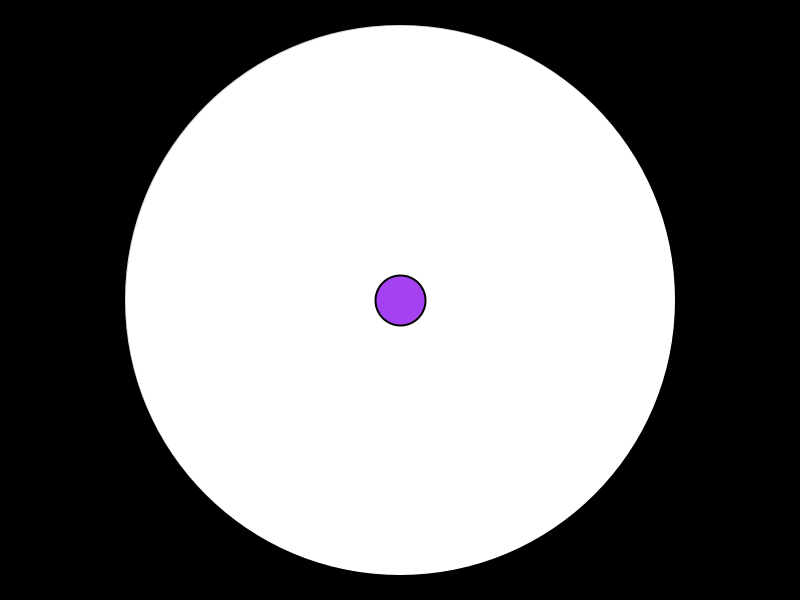
Frame 1 (no input)
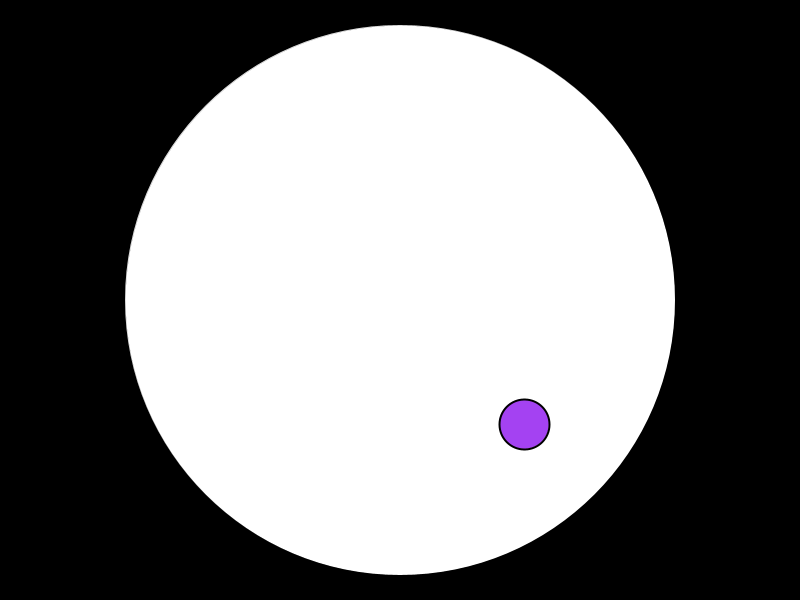
Frame 60 (the mouse pressed at the canvas centre just before this capture)
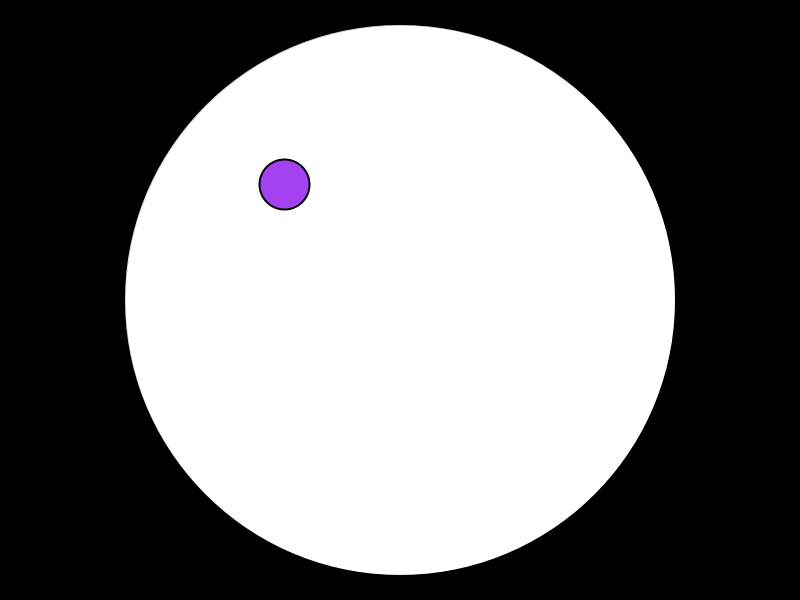
Frame 120 (the mouse held since frame 60 and released just before this capture)

The Processing sketch that drew these frames (run headless with seeded random() and noise(); from frame 60 on, the mouse is pressed at the canvas centre):

// Processing sketch: processing_183086
// ── processing_183086.pde

float pX=400;
float pY=300;
 
float vX=4;
float vY=4;
float angV;
float vecV;

float col1=random(0,255);
float col2=random(0,255);
float col3=random(0,255);

float radiint=25;
float radi=250;

float angle;
float limX;
float limY;
float x;
float y;
 
void setup() {
  size(800,600);

}
     
void draw() {
    
 background(0);
 fill(255);
 strokeWeight(0);
 ellipse (400,300, radiint*2+radi*2, radiint*2+radi*2);
  
  
  //pilota

  fill(col1, col2, col3);
  stroke(0,0,0);
  strokeWeight(2);
  ellipse (pX,pY, radiint*2,radiint*2);
    
  //avanÃ�ï¿½Ã¯Â¿Â½Ã�Â¯Ã�Â¿Ã�Â½Ã�ï¿½Ã¯Â¿Â½Ã�ï¿½Ã�Â§ar
   pX=pX+vX;
   pY=pY+vY;
  
  //condiciÃ�ï¿½Ã¯Â¿Â½Ã�Â¯Ã�Â¿Ã�Â½Ã�ï¿½Ã¯Â¿Â½Ã�ï¿½Ã�Â³ rebot
  
  //0 al centre
  y=(height/2)-pY;
  x=pX-(width/2);  
 
 //calcul angle
 angle = atan2 (y,x);
 
 //calcul limits exteriors
   limX= cos(angle)*radi;
  limX=abs(limX);
  limY= sin(angle)*radi;
  limY=abs(limY);

  //control interior
  if(pX>((width/2)-limX)&&pX<((width/2)+limX)&&pY>=((height/2)-limY)&&pY<=((height/2)+limY)) {}
    else{
       
      /*  
      INTENT DE FER UN REBOT CREÃ�ï¿½Ã¯Â¿Â½Ã�Â¯Ã�Â¿Ã�Â½Ã�ï¿½Ã�Â¯Ã�ï¿½Ã�Â¿Ã�ï¿½Ã�Â½BLE
      angV=atan2(vY,vX);
        vecV= sqrt(vX*^vX+vY*vY);
        vX=vX*cos(angV);
         
        
    }
         if()) {}
        else{
     vY=vY*sin(angV);
      }
 
      */
    
     vX=-vX;
     vY=-vY;
    
        
 
}

//FALTA CONTROLAR EL BUG FORA DEL CERCLE


}


  void mouseReleased() {
     
    //calcul velocitat     
   vX=mouseX-pmouseX;
   vX=vX/5;
   vY=mouseY-pmouseY;
   vY=vY/5;
      
   //posiciÃ�ï¿½Ã¯Â¿Â½Ã�Â¯Ã�Â¿Ã�Â½Ã�ï¿½Ã¯Â¿Â½Ã�ï¿½Ã�Â³
   pX=pmouseX;
   pY=pmouseY;
      
   //color
  col1=random(0,255);
  col2=random(0,255);
  col3=random(0,255);
 
   
  }
